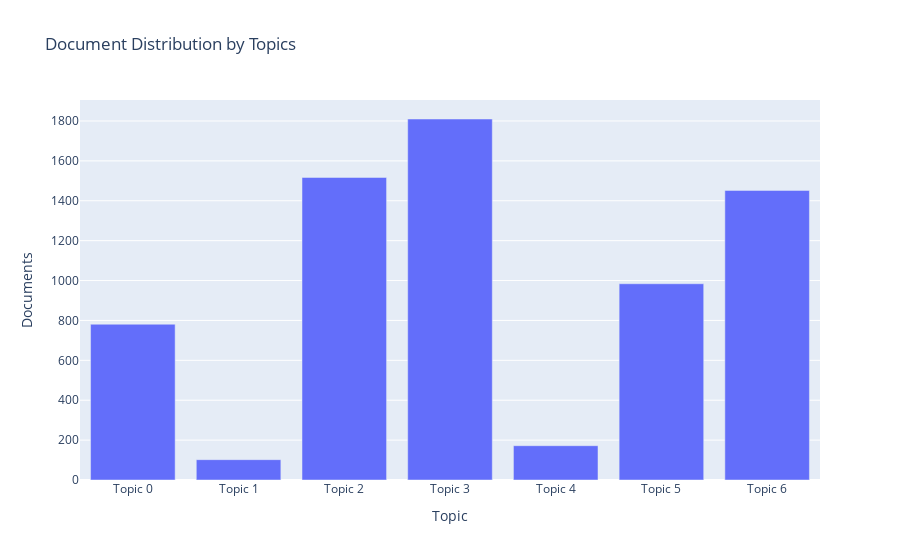

Notebook cell for this chart:
### Markdown cell above
If you specify `topic_distribution` for plot, you can see a graph of the number of samples classified into each topic.  
Hover over the bars for each topic to make sure the keywords are appropriate.

### Code cell
plot_model(tuned_lda, plot='topic_distribution')

### Figure 1 — Plotly figure (JSON) as saved in the notebook; plotly's stock layout.template omitted (floating-point values rounded to 4 significant figures)
{"data": [{"alignmentgroup": "True", "customdata": [["group, small, live, work, start, take, time, life, well, member"], ["rice, area, small, group, use, access, plot, production, crop, month"], ["work, product, help, home, start, order, use, husband, client, well"], ["stock, family, use, pay, request, increase, expand, start, marry, need"], ["rice, use, farmer, sector, tailor, small, help, land, work, store"], ["group, member, marry, farm, milk, dairy_cow, primary, get, farmer, cow"], ["community, family, small, good, husband, live, product, customer, entrepreneur, use"]], "hovertemplate": "Topic=%{x}<br>Documents=%{y}<br>Keyword=%{customdata[0]}<extra></extra>", "legendgroup": "", "marker": {"color": "#636efa", "pattern": {"shape": ""}}, "name": "", "offsetgroup": "", "orientation": "v", "showlegend": false, "textposition": "auto", "type": "bar", "x": ["Topic 0", "Topic 1", "Topic 2", "Topic 3", "Topic 4", "Topic 5", "Topic 6"], "xaxis": "x", "y": [781, 102, 1517, 1810, 172, 984, 1452], "yaxis": "y"}], "layout": {"barmode": "relative", "legend": {"tracegroupgap": 0}, "title": {"text": "Document Distribution by Topics"}, "xaxis": {"anchor": "y", "domain": [0, 1], "title": {"text": "Topic"}}, "yaxis": {"anchor": "x", "domain": [0, 1], "title": {"text": "Documents"}}}}
